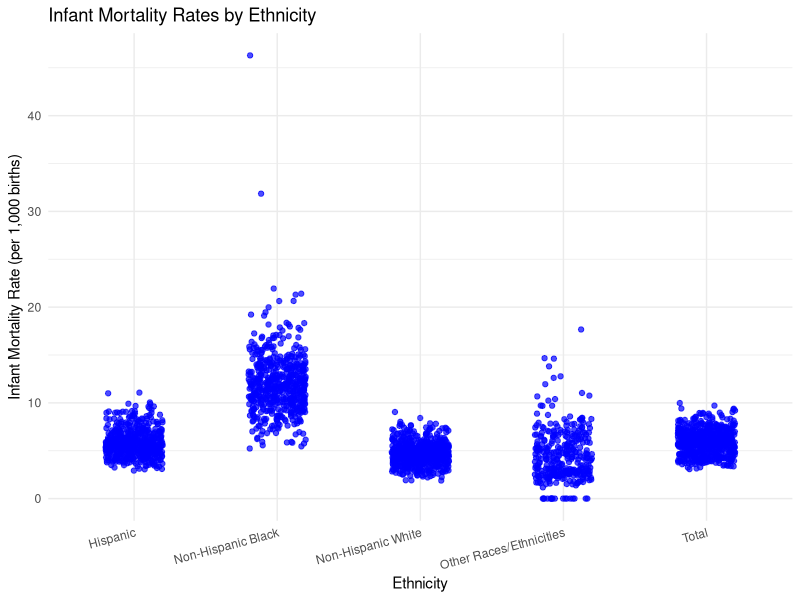
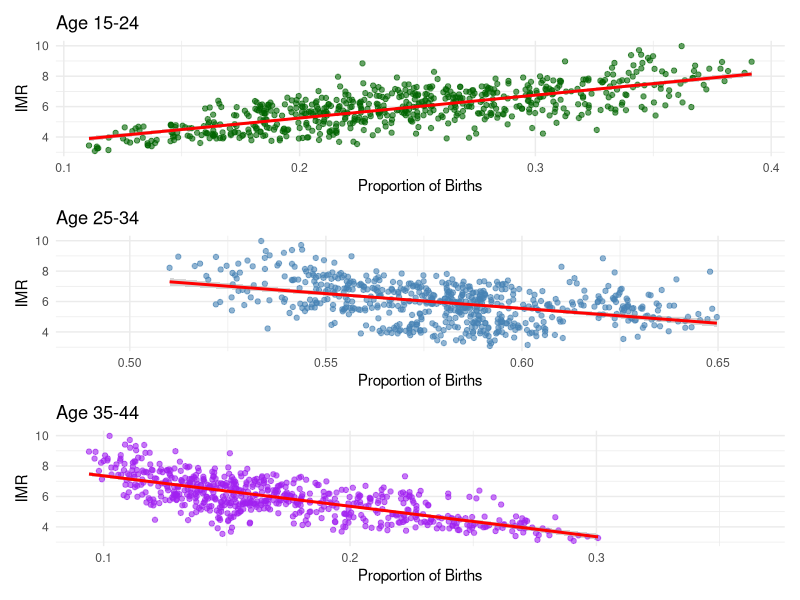
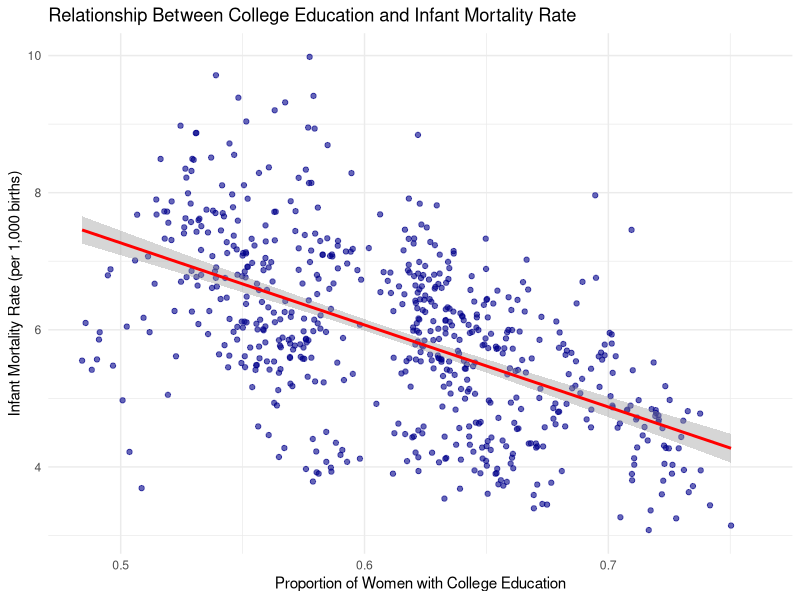
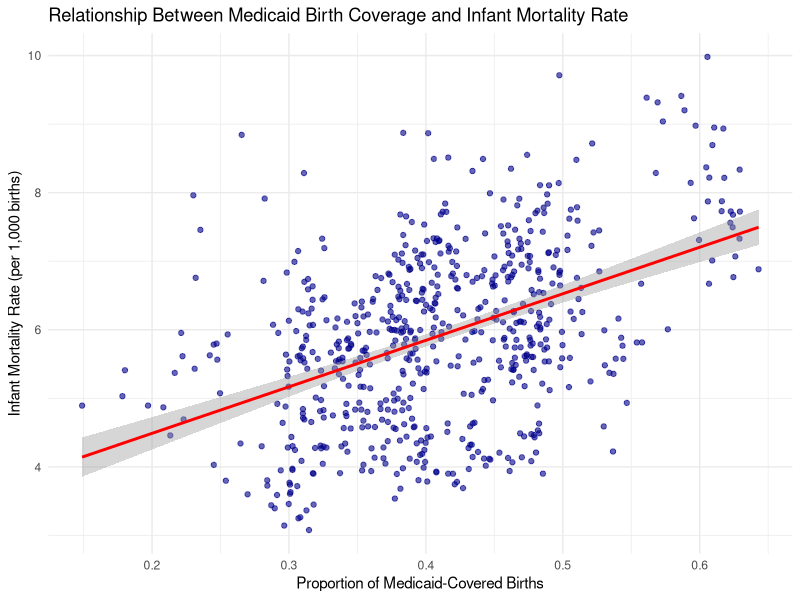

Source code (R) for these figures, in order:
## ---- chunk 1
knitr::opts_chunk$set(echo = TRUE)
## ---- chunk 2
library(tidyverse)
library(dplyr)
library(ggplot2)
library(car)
library(stats)
library(patchwork)
library(knitr)
## ---- chunk 3
mortality <- read_csv('data/infant_mortality_biannual_data.csv', show_col_types = FALSE)
fertility <- read_csv('data/fertility_data.csv', show_col_types = FALSE)

fertility_agg <- fertility %>%
  group_by(state, year, group = case_when(
    bmcode %in% c(1, 2, 3) ~ "H1",  # First half of the year
    bmcode %in% c(4, 5, 6) ~ "H2"   # Second half of the year
  )) %>% 
   summarise(
    across(starts_with("births_"), sum, na.rm = TRUE), # Summing birth count variables
    across(starts_with("pop_"), mean, na.rm = TRUE), # Averaging population variables
    .groups = "drop"
  ) %>%
  mutate(bacode = ifelse(group == "H1", 1, 2)) %>%  # Assign bacode after aggregation
  select(-group)  # Remove temporary grouping variable

data <- mortality %>%
  inner_join(fertility_agg, by = c("state", "year", "bacode"), 
             suffix = c("_m", "_f"))

# Remove duplicate columns (those ending in "_f")
data <- data %>%
  select(-ends_with("_f"))

colnames(data) <- str_replace_all(colnames(data), "_m$", "")
## ---- chunk 4
data <- data %>%
  mutate(
    IMR_nhblack = (deaths_nhblack / births_nhblack) * 1000,
    IMR_nhwhite = (deaths_nhwhite / births_nhwhite) * 1000,
    IMR_hisp = (deaths_hisp / births_hisp) * 1000,
    IMR_otherraceeth = (deaths_otherraceeth / births_otherraceeth) * 1000,
    IMR_total = (deaths_total / births_total) * 1000, 
    FR_nhblack = (births_nhblack / pop_nhblack) * 1000,
    FR_nhwhite = (births_nhwhite / pop_nhwhite) * 1000,
    FR_hisp = (births_hisp / pop_hisp) * 1000,
    FR_otherraceeth = (births_otherraceeth / pop_otherraceeth) * 1000,
    FR_total = (births_total / pop_total) * 1000,
    prop_married = births_married / births_total,
    prop_college = (births_coll + births_somecoll) / births_total,
    prop_medicaid = births_medicaid / births_total,
    pct_births_age1524 = births_age1524 / births_total,
    pct_births_age2534 = births_age2534 / births_total,
    pct_births_age3544 = births_age3544 / births_total,
  )
## ---- chunk 5
# Pivot IMR data to long format
IMR_long <- data %>%
  pivot_longer(cols = starts_with("IMR_"), 
               names_to = "Ethnicity", 
               values_to = "IMR") %>%
  mutate(Ethnicity = case_when(
    Ethnicity == "IMR_nhblack" ~ "Non-Hispanic Black",
    Ethnicity == "IMR_nhwhite" ~ "Non-Hispanic White",
    Ethnicity == "IMR_hisp" ~ "Hispanic",
    Ethnicity == "IMR_otherraceeth" ~ "Other Races/Ethnicities",
    Ethnicity == "IMR_total" ~ "Total",
    TRUE ~ Ethnicity  # Keeps any unexpected values unchanged
  ))

# Create scatter plot for IMR by Ethnicity
ggplot(IMR_long, aes(x = Ethnicity, y = IMR)) +
  geom_jitter(width = 0.2, alpha = 0.7, color = "blue") +  # Jitter to avoid overlapping points
  labs(title = "Infant Mortality Rates by Ethnicity",
       x = "Ethnicity",
       y = "Infant Mortality Rate (per 1,000 births)") +
  theme_minimal() +
  theme(axis.text.x = element_text(angle = 15, hjust = 1))

IMR_summary <- IMR_long %>%
  group_by(Ethnicity) %>%
  summarise(
    Count = n(),
    Mean_IMR = round(mean(IMR, na.rm = TRUE), 2),
    SD_IMR = round(sd(IMR, na.rm = TRUE), 2)
  )
## ---- chunk 6
p1 <- ggplot(data, aes(x = pct_births_age1524, y = IMR_total)) +
  geom_point(color = "darkgreen", alpha = 0.6) +
  geom_smooth(method = "lm", se = TRUE, color = "red") +
  labs(title = "Age 15-24", x = "Proportion of Births", y = "IMR") +
  theme_minimal()

# Plot for 25-34
p2 <- ggplot(data, aes(x = pct_births_age2534, y = IMR_total)) +
  geom_point(color = "steelblue", alpha = 0.6) +
  geom_smooth(method = "lm", se = TRUE, color = "red") +
  labs(title = "Age 25-34", x = "Proportion of Births", y = "IMR") +
  theme_minimal()

# Plot for 35-44
p3 <- ggplot(data, aes(x = pct_births_age3544, y = IMR_total)) +
  geom_point(color = "purple", alpha = 0.6) +
  geom_smooth(method = "lm", se = TRUE, color = "red") +
  labs(title = "Age 35-44", x = "Proportion of Births", y = "IMR") +
  theme_minimal()

p1 / p2 / p3
## ---- chunk 7
# linear regressions
lm_1524 <- lm(IMR_total ~ pct_births_age1524, data = data)
lm_2534 <- lm(IMR_total ~ pct_births_age2534, data = data)
lm_3544 <- lm(IMR_total ~ pct_births_age3544, data = data)

# regression slopes
slope_1524 <- coef(lm_1524)[2]
slope_2534 <- coef(lm_2534)[2]
slope_3544 <- coef(lm_3544)[2]

# correlations
cor_1524 <- cor(data$pct_births_age1524, data$IMR_total, use = "complete.obs")
cor_2534 <- cor(data$pct_births_age2534, data$IMR_total, use = "complete.obs")
cor_3544 <- cor(data$pct_births_age3544, data$IMR_total, use = "complete.obs")

age_summary <- data.frame(
  `Age Group` = c("15-24", "25-34", "35-44"),
  `Correlation (r)` = round(c(cor_1524, cor_2534, cor_3544), 3),
  `Regression Slope` = round(c(slope_1524, slope_2534, slope_3544), 3)
)

age_summary
## ---- chunk 8
# Scatter plot: Proportion of College-Educated Women vs. Infant Mortality Rate
ggplot(data, aes(x = prop_college, y = IMR_total)) +
  geom_point(alpha = 0.6, color = "darkblue") +
  geom_smooth(method = "lm", se = TRUE, color = "red") +
  labs(title = "Relationship Between College Education and Infant Mortality Rate",
       x = "Proportion of Women with College Education",
       y = "Infant Mortality Rate (per 1,000 births)") +
  theme_minimal()

lm_college <- lm(IMR_total ~ prop_college, data = data)
# summary(lm_college)
## ---- chunk 9
# Scatterplot of Medicaid coverage vs. Infant Mortality Rate
ggplot(data, aes(x = prop_medicaid, y = IMR_total)) +
  geom_point(alpha = 0.6, color = "darkblue") +
  geom_smooth(method = "lm", se = TRUE, color = "red") +
  labs(
    title = "Relationship Between Medicaid Birth Coverage and Infant Mortality Rate",
    x = "Proportion of Medicaid-Covered Births",
    y = "Infant Mortality Rate (per 1,000 births)"
  ) +
  theme_minimal()
## ---- chunk 10
model <- lm(IMR_total ~ prop_medicaid, data = data)
model_summary <- summary(model)$coefficients  # Extract coefficients matrix
model_df <- data.frame(
  Predictor = rownames(model_summary),    # Get predictor names
  Coefficient = model_summary[, "Estimate"],   # Extract coefficient estimates
  `P-Value` = formatC(model_summary[, "Pr(>|t|)"], format = "e", digits = 2)
)
kable(model_df, caption = "Regression Model Coefficients", digits = 3)
